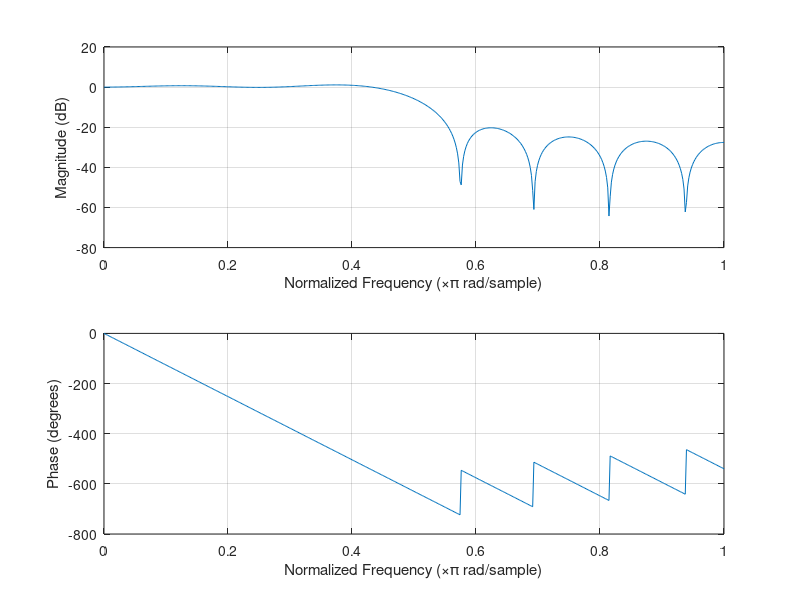

The MATLAB script that drew this image:
% Coeficientes del filtro
M=15

% Frecuencias de muestreo y corte
Fs=8000
Fc=2000
wc=Fc/(Fs/2)

h = fir1(M-1, wc, rectwin(M))

freqz(h,1)
